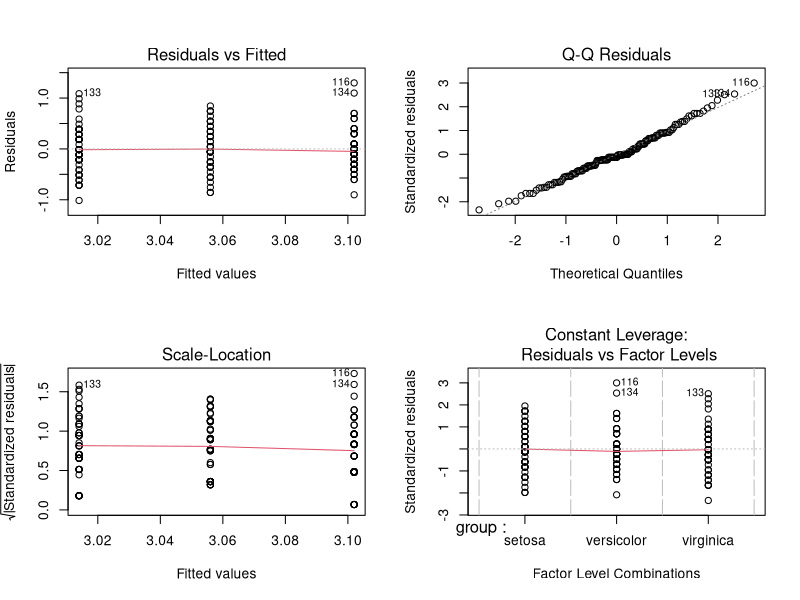

Source code (R):
"Postwork Sesión 5
OBJETIVO
Realizar inferencia estadística para extraer información de la muestra que sea contrastable con la población
DESARROLLO
El data frame iris contiene información recolectada por Anderson sobre 50 flores de 3 especies distintas 
(setosa, versicolor y virginca), incluyendo medidas en centímetros del largo y ancho del sépalo así
como de los pétalos.

Estudios recientes sobre las mismas especies muestran que:
  "# Ho : <=, =, >=
#  Ha : >, =!, <
#  nivel de confianza:              90%, 95%,  99%
#  nivel de significacia : (1 -NC): 0.1, 0.05, 0.01"
library(dplyr)
df <- iris
View(df)

# Nivel de Confianza: 99% -> 0.01
nc <- 0.01

"1 En promedio, el largo del sépalo de la especie setosa (Sepal.Length) es igual a 5.7 cm"
#  Planteamiento de hipótesis:
# Ho: prom_sepal_length_setosa == 5.7
# Ha: prom_sepal_length_setosa =! 5.7

t.test(iris[iris$Species == 'setosa', "Sepal.Length"], 
       alternative = 'two.sided', mu=5.7)

# A nivel de confianza estándar de 99%,  existe evidencia estadística 
# para rechazar Ho, es decir El promedio  es distinto a 5.7.

"E J E R C I C I O __ 2"
#En promedio, el ancho del pétalo de la especie virginica (Petal.Width) es menor a 2.1 cm

"Planteamiento de hipótesis:"
# Ho: mu >= 2.1
# Ha: mu < 2.1  # colA INFERIOR

virginica <- filter(df,Species =='virginica')

t.test(x= virginica$Petal.Width, alternative = "less", mu = 2.1)

"data:  virginica$Petal.Width
t = -1.9052, df = 49, p-value = 0.03132
alternative hypothesis: true mean is less than 2.1
95 percent confidence interval:
    -Inf 2.09112
sample estimates:
mean of x 
    2.026 "

######
# A nivel de confianza del 99%, Existe evidencia estadística para rechazar Ho, es decir,
# El promedio NO es mayor o igual a 2.1
#####

"E J E R C I C I O __ 3"
#En promedio, el largo del pétalo de la especie virgínica es 1.1 cm más grande que el promedio 
#del largo del pétalo de la especie versicolor.

"Planteamiento de hipótesis:
Ho: prom_largoPetalo_virginica <= prom_largoPetalo_versicolor 
Ha: prom_largoPetalo_virginica > prom_largoPetalo_versicolor"

versicolor <- filter(df,Species =='versicolor')
mean(virginica$Petal.Length)   #5.552
mean(versicolor$Petal.Length)  #4.26
sd(virginica$Petal.Length);sd(versicolor$Petal.Length)  #[1] 0.5518947 #[1] 0.469911

diferencias <-(virginica$Petal.Length - versicolor$Petal.Length)
mean(diferencias) #1.292

mean(virginica$Petal.Length)  - mean(versicolor$Petal.Length)  # 1.292

var.test(virginica$Petal.Length, versicolor$Petal.Length, ratio = 1,
         alternative = "two.sided",
         conf.level = 0.99)

t.test(x=virginica$Petal.Length,
       y= versicolor$Petal.Length,
      alternative = "greater", mu=1.1, var.equal = FALSE)

#  nivel de confianza:              90%, 95%,  99%
#  nivel de significacia : (1 -NC): 0.1, 0.05, 0.01
# A nivel de confdianza del 99% existe evidencia para rechazar la hipotesis Ho
# es decir que en promedio el petalo virginica no es 1.1 cm más largo que el versicolor



"E J E R C I C I O __ 4"
#En promedio, no existe diferencia en el ancho del sépalo entre las 3 especies.
# Hipótesis:
# mu0 = mu1 = mu2
# mu0 != mu1 != mu2

setosa <- filter(df,Species =='setosa')
mean(setosa$Sepal.Width); mean(virginica$Sepal.Width); mean(versicolor$Sepal.Width)
# 3.428        2.974           2.77
sd(setosa$Sepal.Width); sd(virginica$Sepal.Width); sd(versicolor$Sepal.Width)
#0.379   0.322    0.314

x <- unlist(iris[iris$Species == 'virginica', 'Sepal.Width'], use.names = FALSE) 
y <- unlist(iris[iris$Species == 'versicolor', 'Sepal.Width'], use.names = FALSE)
z <- unlist(iris[iris$Species == 'setosa', 'Sepal.Width'], use.names = FALSE)

samples <- data.frame(y = c(x,y,z),
                      group = c('virginica', 'versicolor', 'setosa'))

m <- lm(y ~ group, data = samples)
anova(m)
summary(m)
p.value <- anova(m)$'Pr(>F)'[1]

if (p.value >= nc) { 
  cat('R: No Se Rechaza Ho:', p.value, '>=', nc)
} else {
  cat('R: Se Rechaza: Ho', p.value, '<', nc)
} 

par(mfrow=c(2, 2))
plot(m)

#No se rechaza Ho

"E J E R C I C I O __ 5"
#Utilizando pruebas de inferencia estadística, concluye si existe evidencia suficiente para concluir 
#que los datos recolectados por Anderson están en línea con los nuevos estudios.


#Utiliza 99% de confianza para toda las pruebas, en cada caso realiza el planteamiento de hipótesis adecuado y concluye.